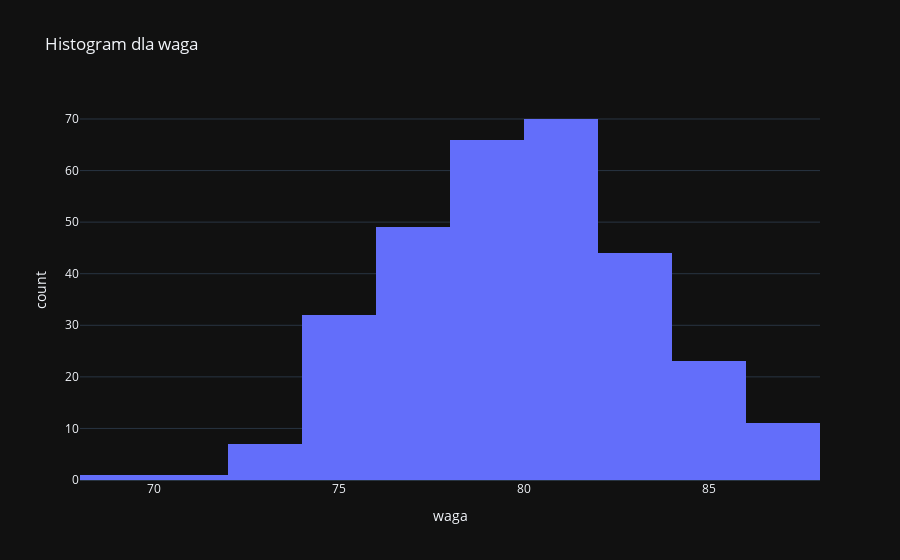
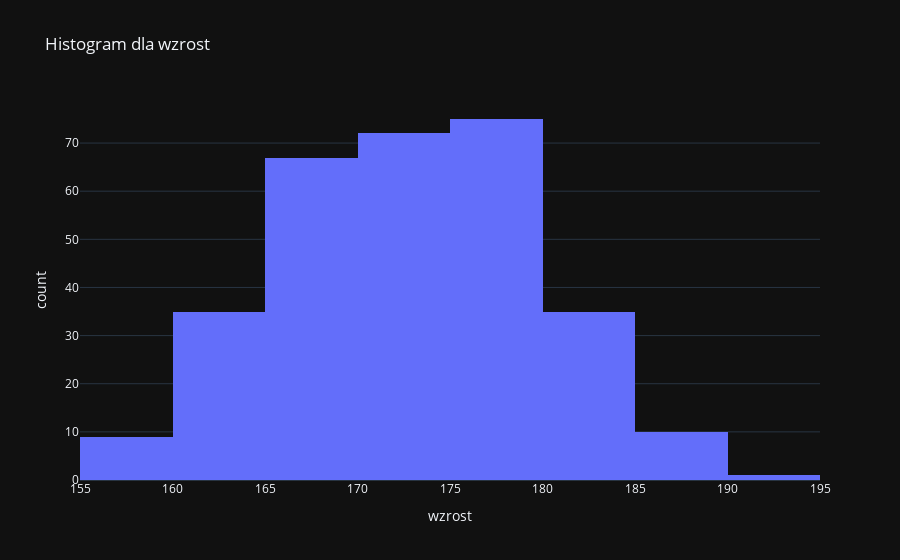
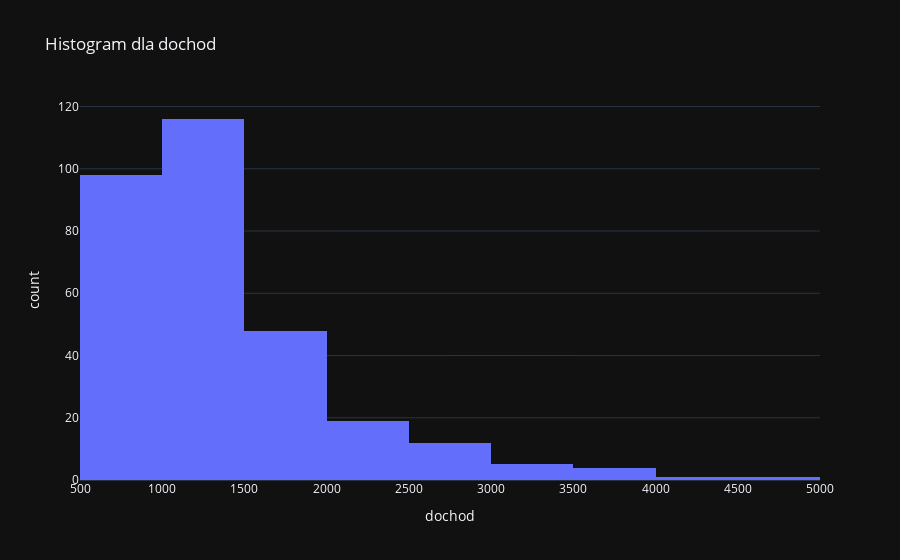
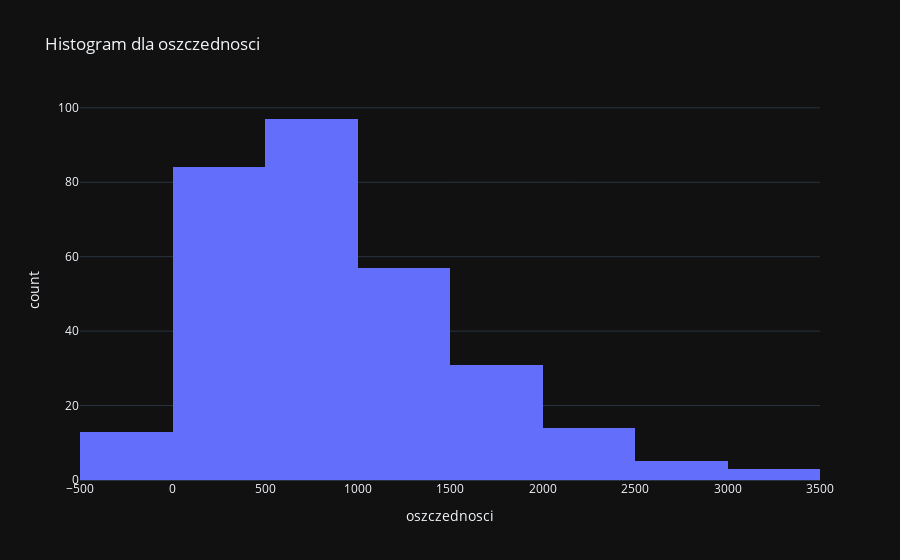

Write notebook code for charts like these, in order.
### Markdown cell above
Wzrokowo widać, że z rozkładu normalnego pochodzi tylko wiek, wzrost, waga i dzieci, a wykresy kwantyl-kwantyl potwierdzają tę hipotezę.
Wykresy dochodu i oszczędosći na wykresie kwantyl-kwantyl przypominają bardziej dodatnią parabolę, a wydatki żywnościowe logarytm.

### Code cell
import plotly.express as px

variables = ['waga', 'wzrost', 'dochod', 'oszczednosci', 'wydatki_zyw', 'wiek', 'dzieci']

for var in variables:
    fig = px.histogram(dane, x=var, nbins=10, title=f'Histogram dla {var}')
    fig.show()

### Figure 1 — Plotly figure (JSON) as saved in the notebook; plotly's stock layout.template omitted (floating-point values rounded to 4 significant figures; data arrays with more than 128 entries replaced by an {"elided": "..."} marker saying what was removed)
{"data": [{"alignmentgroup": "True", "bingroup": "x", "hovertemplate": "waga=%{x}<br>count=%{y}<extra></extra>", "legendgroup": "", "marker": {"color": "#636efa", "pattern": {"shape": ""}}, "name": "", "nbinsx": 10, "offsetgroup": "", "orientation": "v", "showlegend": false, "x": {"elided": "304 float values"}, "xaxis": "x", "yaxis": "y", "type": "histogram"}], "layout": {"xaxis": {"anchor": "y", "domain": [0.0, 1.0], "title": {"text": "waga"}}, "yaxis": {"anchor": "x", "domain": [0.0, 1.0], "title": {"text": "count"}}, "legend": {"tracegroupgap": 0}, "title": {"text": "Histogram dla waga"}, "barmode": "relative"}}

### Figure 2 — Plotly figure (JSON) as saved in the notebook; plotly's stock layout.template omitted (floating-point values rounded to 4 significant figures; data arrays with more than 128 entries replaced by an {"elided": "..."} marker saying what was removed)
{"data": [{"alignmentgroup": "True", "bingroup": "x", "hovertemplate": "wzrost=%{x}<br>count=%{y}<extra></extra>", "legendgroup": "", "marker": {"color": "#636efa", "pattern": {"shape": ""}}, "name": "", "nbinsx": 10, "offsetgroup": "", "orientation": "v", "showlegend": false, "x": {"elided": "304 float values"}, "xaxis": "x", "yaxis": "y", "type": "histogram"}], "layout": {"xaxis": {"anchor": "y", "domain": [0.0, 1.0], "title": {"text": "wzrost"}}, "yaxis": {"anchor": "x", "domain": [0.0, 1.0], "title": {"text": "count"}}, "legend": {"tracegroupgap": 0}, "title": {"text": "Histogram dla wzrost"}, "barmode": "relative"}}

### Figure 3 — Plotly figure (JSON) as saved in the notebook; plotly's stock layout.template omitted (floating-point values rounded to 4 significant figures; data arrays with more than 128 entries replaced by an {"elided": "..."} marker saying what was removed)
{"data": [{"alignmentgroup": "True", "bingroup": "x", "hovertemplate": "dochod=%{x}<br>count=%{y}<extra></extra>", "legendgroup": "", "marker": {"color": "#636efa", "pattern": {"shape": ""}}, "name": "", "nbinsx": 10, "offsetgroup": "", "orientation": "v", "showlegend": false, "x": {"elided": "304 float values"}, "xaxis": "x", "yaxis": "y", "type": "histogram"}], "layout": {"xaxis": {"anchor": "y", "domain": [0.0, 1.0], "title": {"text": "dochod"}}, "yaxis": {"anchor": "x", "domain": [0.0, 1.0], "title": {"text": "count"}}, "legend": {"tracegroupgap": 0}, "title": {"text": "Histogram dla dochod"}, "barmode": "relative"}}

### Figure 4 — Plotly figure (JSON) as saved in the notebook; plotly's stock layout.template omitted (floating-point values rounded to 4 significant figures; data arrays with more than 128 entries replaced by an {"elided": "..."} marker saying what was removed)
{"data": [{"alignmentgroup": "True", "bingroup": "x", "hovertemplate": "oszczednosci=%{x}<br>count=%{y}<extra></extra>", "legendgroup": "", "marker": {"color": "#636efa", "pattern": {"shape": ""}}, "name": "", "nbinsx": 10, "offsetgroup": "", "orientation": "v", "showlegend": false, "x": {"elided": "304 float values"}, "xaxis": "x", "yaxis": "y", "type": "histogram"}], "layout": {"xaxis": {"anchor": "y", "domain": [0.0, 1.0], "title": {"text": "oszczednosci"}}, "yaxis": {"anchor": "x", "domain": [0.0, 1.0], "title": {"text": "count"}}, "legend": {"tracegroupgap": 0}, "title": {"text": "Histogram dla oszczednosci"}, "barmode": "relative"}}
